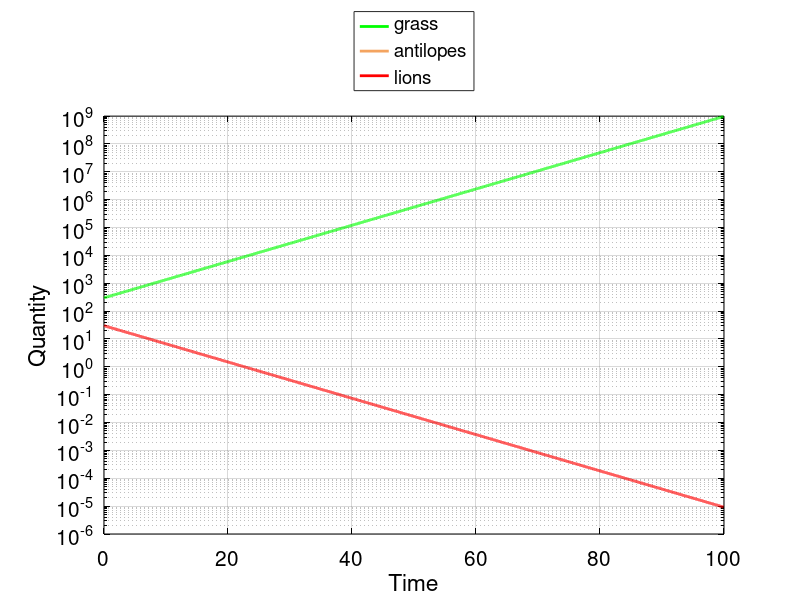

The MATLAB script that drew this image:
function [] = LotkaVolterraThree()

clf;
color_Lion = [1 0 0];
color_Antelope = [244/255, 164/255, 96/255];
color_Grass = [0 1 0];
FONTSIZE = 15;

X_START = 300;
WAVELENGTH = 50;
ENDTIME = 100;
% timestep
dt=0.00006*WAVELENGTH;
% iterations
iter=333*ENDTIME;

% initialize vectors
x=zeros(iter,1); y=zeros(iter,1); z=zeros(iter,1); t=zeros(iter,1);
l = 0.05/WAVELENGTH;

x(1)=1*X_START; y(1)=0.1*X_START*0; z(1)=0.1*X_START; t(1)=0; % starting point

a=0.5*X_START*l; b=1*l; c=1*l; d=0.5*l; e=1*l; f=0.5*X_START*l; g=1*l;

for i=2:iter
    dx=a*x(i-1)- b*x(i-1)*y(i-1);
    dy=-c*y(i-1) + d*x(i-1)*y(i-1) - e*y(i-1)*z(i-1);
    dz=-f*z(i-1) + g*y(i-1)*z(i-1);
    x(i)=x(i-1)+dt*dx;
    y(i)=y(i-1)+dt*dy;
    z(i)=z(i-1)+dt*dz;
    t(i)=t(i-1)+dt;
end

%hold on;
semilogy(t,x,'LineWidth',2,'Color',color_Grass);
hold on;
semilogy(t,y,'LineWidth',2,'Color',color_Antelope);
semilogy(t,z,'LineWidth',2,'Color',color_Lion);
%Legend
legend('grass','antilopes','lions');
legend(gca,'show');
%set(legend,'Color',[0,0,0]);
%set(legend,'TextColor',[1,1,1]);
set(legend,'Location','NorthOutside');


%Axis
xlab = xlabel('Time');
ylab = ylabel('Quantity');
set(xlab,'FontSize',FONTSIZE);
set(ylab,'FontSize',FONTSIZE);
set(gca, 'XColor', 'w');
set(gca, 'YColor', 'w');

set(gca,'XColor',[0,0,0]);
set(gca,'YColor',[0,0,0]);
set(gcf,'Color',[1,1,1]);
set(gca,'FontSize',FONTSIZE);
grid on;
hold off;

end
